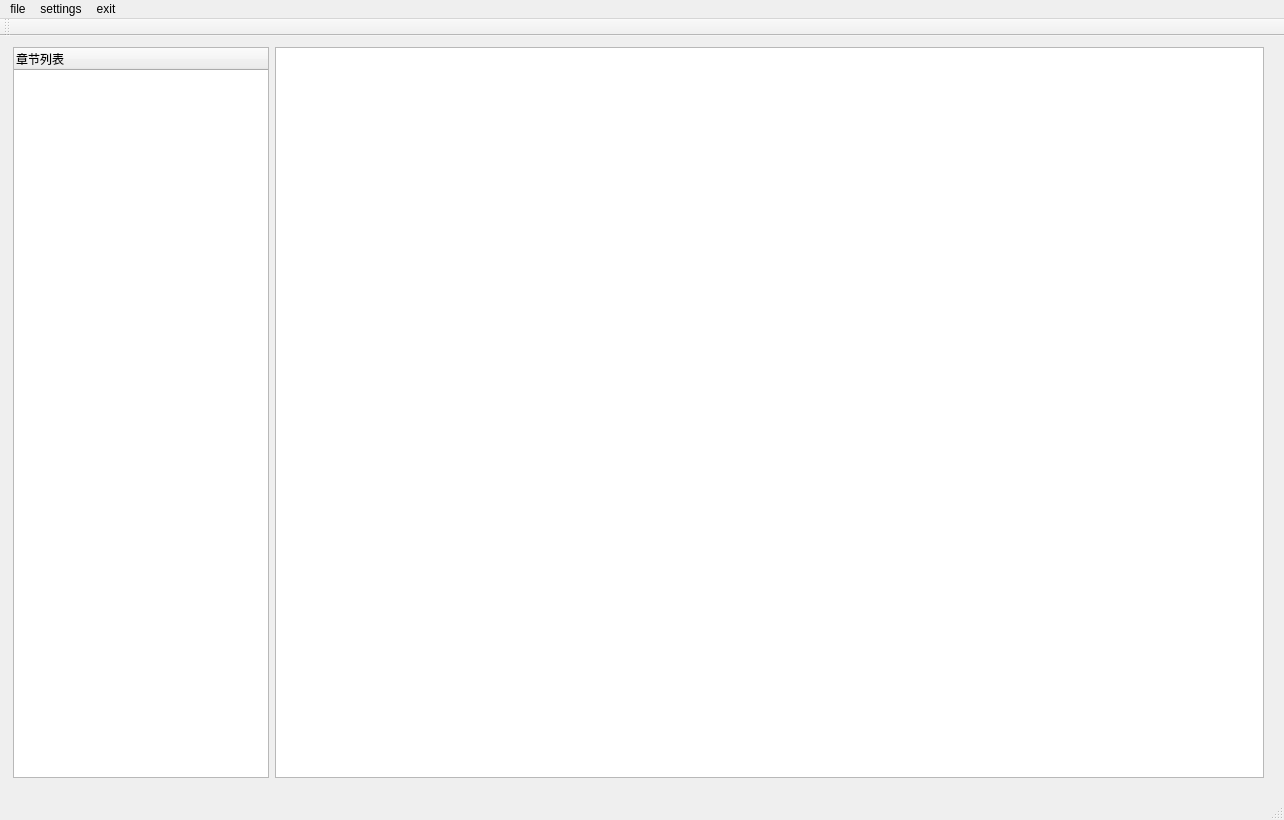
<?xml version="1.0" encoding="UTF-8"?>
<ui version="4.0">
 <class>MainWindow</class>
 <widget class="QMainWindow" name="MainWindow">
  <property name="geometry">
   <rect>
    <x>0</x>
    <y>0</y>
    <width>1284</width>
    <height>820</height>
   </rect>
  </property>
  <property name="minimumSize">
   <size>
    <width>1280</width>
    <height>720</height>
   </size>
  </property>
  <property name="windowTitle">
   <string>E-reader</string>
  </property>
  <property name="windowIcon">
   <iconset resource="resources/resource.qrc">
    <normaloff>:/icon/E-Books.svg</normaloff>:/icon/E-Books.svg</iconset>
  </property>
  <widget class="QWidget" name="centralwidget">
   <widget class="QWidget" name="layoutWidget">
    <property name="geometry">
     <rect>
      <x>13</x>
      <y>11</y>
      <width>1251</width>
      <height>731</height>
     </rect>
    </property>
    <layout class="QGridLayout" name="gridLayout">
     <item row="0" column="0" alignment="Qt::AlignLeft">
      <widget class="QTreeWidget" name="treeWidget">
       <column>
        <property name="text">
         <string>章节列表</string>
        </property>
        <property name="icon">
         <iconset resource="resources/resource.qrc">
          <normaloff>:/icon/menu.svg</normaloff>:/icon/menu.svg</iconset>
        </property>
       </column>
      </widget>
     </item>
     <item row="0" column="1">
      <widget class="QTextBrowser" name="textBrowser"/>
     </item>
    </layout>
   </widget>
  </widget>
  <widget class="QMenuBar" name="menubar">
   <property name="geometry">
    <rect>
     <x>0</x>
     <y>0</y>
     <width>1284</width>
     <height>26</height>
    </rect>
   </property>
   <widget class="QMenu" name="menufile">
    <property name="title">
     <string>file</string>
    </property>
    <property name="icon">
     <iconset resource="resources/resource.qrc">
      <normaloff>:/icon/folder-open.svg</normaloff>:/icon/folder-open.svg</iconset>
    </property>
    <addaction name="actionfileopen"/>
    <addaction name="actionrecentfile"/>
   </widget>
   <widget class="QMenu" name="menusettings">
    <property name="title">
     <string>settings</string>
    </property>
    <property name="icon">
     <iconset resource="resources/resource.qrc">
      <normaloff>:/icon/setting.svg</normaloff>:/icon/setting.svg</iconset>
    </property>
    <widget class="QMenu" name="menuwordandcolor">
     <property name="title">
      <string>字体和颜色</string>
     </property>
     <property name="icon">
      <iconset resource="resources/resource.qrc">
       <normaloff>:/icon/font-colors.svg</normaloff>:/icon/font-colors.svg</iconset>
     </property>
     <addaction name="actionchoosetype"/>
     <addaction name="actionchoosebgcolor"/>
    </widget>
    <widget class="QMenu" name="menubackgroundpicture">
     <property name="title">
      <string>背景图片</string>
     </property>
     <property name="icon">
      <iconset resource="resources/resource.qrc">
       <normaloff>:/icon/image.svg</normaloff>:/icon/image.svg</iconset>
     </property>
     <addaction name="actioninsertbgpic"/>
     <addaction name="actioncolosebgpicture"/>
    </widget>
    <addaction name="menuwordandcolor"/>
    <addaction name="menubackgroundpicture"/>
    <addaction name="actionreset"/>
   </widget>
   <widget class="QMenu" name="menuexit">
    <property name="title">
     <string>exit</string>
    </property>
    <property name="icon">
     <iconset resource="resources/resource.qrc">
      <normaloff>:/icon/poweroff.svg</normaloff>:/icon/poweroff.svg</iconset>
    </property>
    <addaction name="actionquit"/>
   </widget>
   <addaction name="menufile"/>
   <addaction name="menusettings"/>
   <addaction name="menuexit"/>
  </widget>
  <widget class="QStatusBar" name="statusbar"/>
  <widget class="QToolBar" name="toolBar">
   <property name="windowTitle">
    <string>toolBar</string>
   </property>
   <attribute name="toolBarArea">
    <enum>TopToolBarArea</enum>
   </attribute>
   <attribute name="toolBarBreak">
    <bool>false</bool>
   </attribute>
  </widget>
  <action name="actionfileopen">
   <property name="icon">
    <iconset resource="resources/resource.qrc">
     <normaloff>:/icon/file-add.svg</normaloff>:/icon/file-add.svg</iconset>
   </property>
   <property name="text">
    <string>打开文件</string>
   </property>
  </action>
  <action name="actionrecentfile">
   <property name="icon">
    <iconset resource="resources/resource.qrc">
     <normaloff>:/icon/file done.svg</normaloff>:/icon/file done.svg</iconset>
   </property>
   <property name="text">
    <string>打开最近的文件</string>
   </property>
  </action>
  <action name="actionreset">
   <property name="icon">
    <iconset resource="resources/resource.qrc">
     <normaloff>:/icon/rest.svg</normaloff>:/icon/rest.svg</iconset>
   </property>
   <property name="text">
    <string>恢复默认设置</string>
   </property>
  </action>
  <action name="actionchoosetype">
   <property name="icon">
    <iconset resource="resources/resource.qrc">
     <normaloff>:/icon/font-size.svg</normaloff>:/icon/font-size.svg</iconset>
   </property>
   <property name="text">
    <string>选择字体</string>
   </property>
  </action>
  <action name="actionchoosebgcolor">
   <property name="icon">
    <iconset resource="resources/resource.qrc">
     <normaloff>:/icon/bg-colors.svg</normaloff>:/icon/bg-colors.svg</iconset>
   </property>
   <property name="text">
    <string>选择背景颜色</string>
   </property>
  </action>
  <action name="actioninsertbgpic">
   <property name="icon">
    <iconset resource="resources/resource.qrc">
     <normaloff>:/icon/Import.svg</normaloff>:/icon/Import.svg</iconset>
   </property>
   <property name="text">
    <string>导入背景图片</string>
   </property>
  </action>
  <action name="actioncolosebgpicture">
   <property name="icon">
    <iconset resource="resources/resource.qrc">
     <normaloff>:/icon/close-square.svg</normaloff>:/icon/close-square.svg</iconset>
   </property>
   <property name="text">
    <string>关闭背景图片</string>
   </property>
  </action>
  <action name="actionquit">
   <property name="icon">
    <iconset resource="resources/resource.qrc">
     <normaloff>:/icon/poweroff.svg</normaloff>:/icon/poweroff.svg</iconset>
   </property>
   <property name="text">
    <string>退出应用</string>
   </property>
  </action>
 </widget>
 <resources>
  <include location="resources/resource.qrc"/>
 </resources>
 <connections>
  <connection>
   <sender>actionquit</sender>
   <signal>triggered()</signal>
   <receiver>MainWindow</receiver>
   <slot>close()</slot>
   <hints>
    <hint type="sourcelabel">
     <x>-1</x>
     <y>-1</y>
    </hint>
    <hint type="destinationlabel">
     <x>639</x>
     <y>359</y>
    </hint>
   </hints>
  </connection>
 </connections>
</ui>
